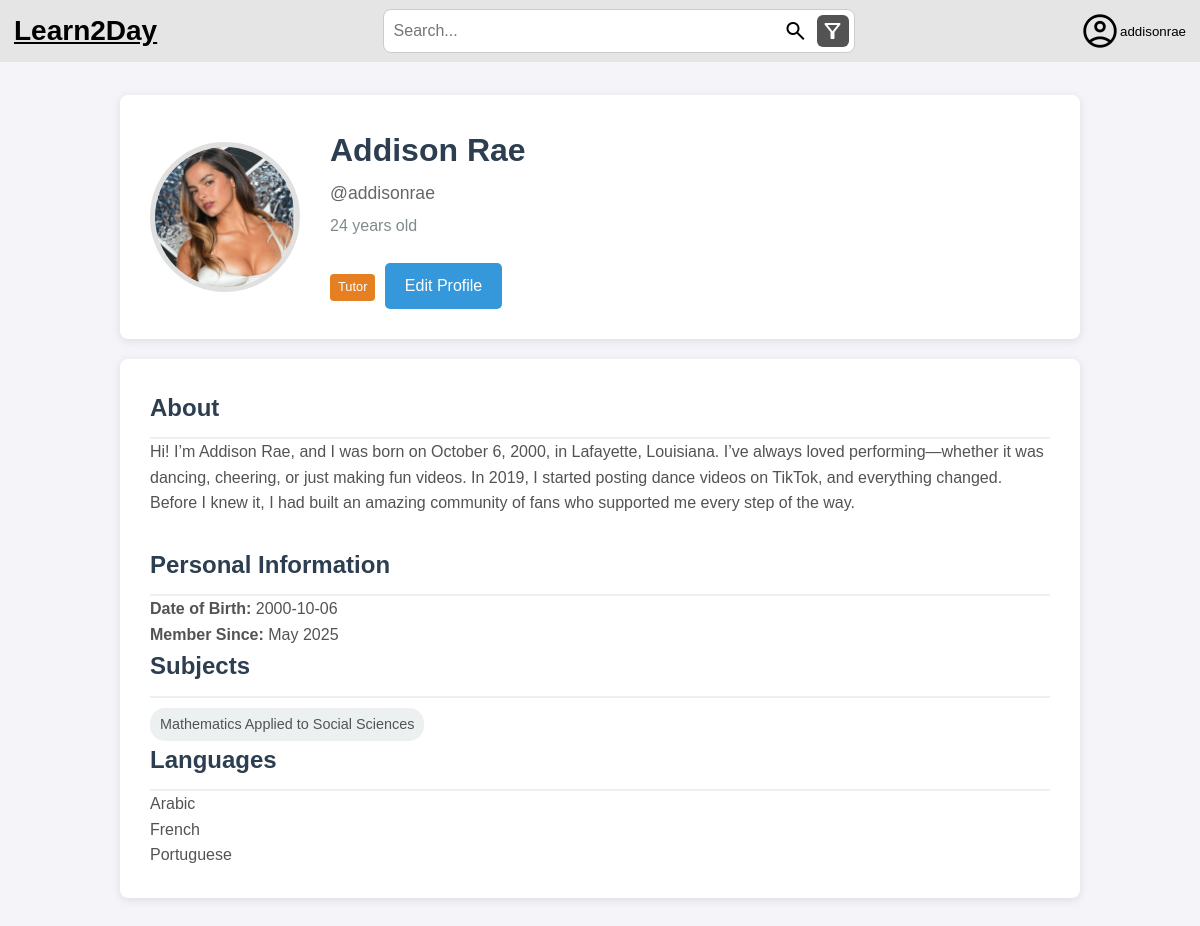
The app's page /profile.php (signed in) with its own data.
### tables this page shows
CREATE TABLE USERS(
    ID_USER INTEGER PRIMARY KEY AUTOINCREMENT,
    USERNAME VARCHAR(255) NOT NULL UNIQUE,
    PASSWORD VARCHAR(255) NOT NULL,
    EMAIL VARCHAR(255) NOT NULL UNIQUE,
    TYPE VARCHAR(255) NOT NULL CHECK (TYPE IN ('STUDENT', 'TUTOR', 'ADMIN'))
);

CREATE TABLE TUTOR(
    ID_TUTOR VARCHAR(255) NOT NULL,
    NAME VARCHAR(255) NOT NULL,
    DATE_OF_BIRTH DATE NOT NULL,
    PROFILE_IMAGE VARCHAR(255) NOT NULL,
    DESCRIPTION TEXT,
    PRIMARY KEY (ID_TUTOR),
    FOREIGN KEY (ID_TUTOR) REFERENCES USERS(USERNAME) ON DELETE CASCADE
);

CREATE TABLE TUTOR_SUBJECT(
    TUTOR VARCHAR(255) REFERENCES TUTOR(ID_TUTOR) ON DELETE CASCADE,
    SUBJECT VARCHAR(255) REFERENCES SUBJECT(DESIGNATION) ON DELETE CASCADE,
    PRIMARY KEY (TUTOR, SUBJECT)
);

### src/includes/session.php (called while the page is built, shortened)
<?php
require_once __DIR__ . '/../database/userclass.php';
class Session {
    private static ?Session $instance = null;
    public static function getInstance(): Session {
        if (self::$instance == null) {
            self::$instance = new Session();
        }
        return self::$instance;
    }
    public function getUser(): ?User {
        return isset($_SESSION["user"]) ? $_SESSION["user"] : null;
    }
    public function isLoggedIn(): bool {
        return isset($_SESSION["user"]);
    }
}
?>

### src/database/userclass.php (called while the page is built, shortened)
<?php
class User {
    public function __construct(int $id, string $username, string $email, string $type) {
        $this->username = $username;
        $this->type = $type;
    }
    public static function get_user_by_username(string $username): ?User {
        $db = Database::getInstance();
        $stmt = $db->prepare('SELECT * FROM USERS WHERE USERNAME = ?');
        $stmt->execute([$username]);
        if ($row = $stmt->fetch()) {
            return new User(
                (int)$row['ID_USER'],
                $row['USERNAME'],
                $row['EMAIL'],
                $row['TYPE']
            );
        }
        return null;
    }
}
?>

### src/database/tutorclass.php (called while the page is built, shortened)
<?php
require_once __DIR__ . '/userclass.php';
class Tutor {
    public function __construct(
        string $username,
        string $name,
        string $date_of_birth,
        string $profile_image,
        ?string $description
    ) {
        $this->name = $name;
        $this->date_of_birth = $date_of_birth;
        $this->profile_image = $profile_image;
        $this->description = $description;
    }
    public static function getByUsername(string $username): ?Tutor {
        $db = Database::getInstance();
        $stmt = $db->prepare('SELECT * FROM TUTOR WHERE ID_TUTOR = ?');
        $stmt->execute([$username]);
        if ($row = $stmt->fetch()) {
            return new Tutor(
                $username,
                $row['NAME'],
                $row['DATE_OF_BIRTH'],
                $row['PROFILE_IMAGE'],
                $row['DESCRIPTION'] ?? null
            );
        }
        return null;
    }
}
?>

### src/database/qualificationclass.php (called while the page is built, shortened)
<?php
require_once __DIR__ . '/tutorclass.php';
class Qualifications {
    public static function getTutorQualifications(string $tutorUsername): array {
        $db = Database::getInstance();
        $stmt = $db->prepare('SELECT SUBJECT FROM TUTOR_SUBJECT WHERE TUTOR = ?');
        $stmt->execute([$tutorUsername]);
        $subjects = $stmt->fetchAll();
        $stmt = $db->prepare('SELECT LANGUAGE FROM TUTOR_LANGUAGE WHERE TUTOR = ?');
        $stmt->execute([$tutorUsername]);
        $languages = $stmt->fetchAll(PDO::FETCH_COLUMN, 0);
        return [
            'subjects' => $subjects,
            'languages' => $languages
        ];
    }
}
?>

### src/profile.php (the view, shortened to what this page needs)
<?php
require_once __DIR__ . '/includes/session.php';
require_once __DIR__ . '/database/tutorclass.php';
require_once __DIR__ . '/database/userclass.php';
require_once __DIR__ . '/database/qualificationclass.php';
$session = Session::getInstance();
$profile_username = $_GET['id'] ?? $session->getUser()->username;
$user = User::get_user_by_username($profile_username);
$profile = null;
$profile_type = '';
if ($user->type === 'STUDENT') {
    $profile = Student::getByUsername($profile_username);
    $profile_type = 'Student';
} elseif ($user->type === 'TUTOR') {
    $profile = Tutor::getByUsername($profile_username);
    $profile_type = 'Tutor';
}
$age = null;
if (!empty($profile->date_of_birth)) {
    $dob = new DateTime($profile->date_of_birth);
    $now = new DateTime();
    $age = $dob->diff($now)->y;
}
$subjects = [];
$languages = [];
if ($user->type === 'TUTOR') {
    $qual = Qualifications::getTutorQualifications($profile_username);
    $subjects = $qual['subjects'] ?? [];
    $languages = $qual['languages'] ?? [];
} elseif ($user->type === 'STUDENT') {
    $qual = Qualifications::getStudentNeeds($profile_username);
    $subjects = $qual['subjects'] ?? [];
    $languages = $qual['languages'] ?? [];
}
?>
<!DOCTYPE html>
<html lang="en">
<head>
    <link rel="stylesheet" href="styles/profile.css">
    <link rel="stylesheet" href="styles/homepage.css">
</head>
<header class="header">
        <div class="site-name">
            <a href="/homepage.php" class="main-page">Learn2Day</a>
        </div>
        <div class="search-bar">
            <input type="text" placeholder="Search..." />
            <button class="search-button">
                <span class="material-symbols-outlined">search</span>
            </button>
            <button class="filter-button">
                <span class="material-symbols-outlined">filter_alt</span>
            </button>
        </div>
        <div class="access-profile">
            <?php if ($session->isLoggedIn()): ?>
                <?php $current_user = $session->getUser(); ?>
                <button id="profile-button">
                    <span class="material-symbols-outlined">account_circle</span>
                    <?= htmlspecialchars($current_user->username) ?>
                </button>
            <?php endif; ?>
        </div>
    </header>
<body>
    <div class="container">
        <div class="profile-header">
            <img src="/uploads/profiles/<?= htmlspecialchars($profile->profile_image) ?>"
                 alt="Profile Picture"
                 class="profile-picture"
                 onerror="this.src='/uploads/profiles/default.png'">
            <div class="profile-info">
                <h1><?= htmlspecialchars($profile->name) ?></h1>
                <p class="username">@<?= htmlspecialchars($user->username) ?></p>
                <?php if ($age): ?>
                    <p><?= $age ?> years old</p>
                <?php endif; ?>
                <span class="badge <?= $profile_type === 'Tutor' ? 'tutor-badge' : '' ?>">
                    <?= htmlspecialchars($profile_type) ?>
                </span>
                <?php if ($session->getUser()->username === $profile_username): ?>
                    <a href="/edit_profile.php" class="edit-profile-btn">Edit Profile</a>
                <?php endif; ?>
            </div>
        </div>
        <div class="profile-details">
            <div class="about-section">
                <h2 class="section-title">About</h2>
                <p><?= !empty($profile->description) ? nl2br(htmlspecialchars($profile->description)) : 'No description provided.' ?></p>
            </div>
            <div class="personal-info">
                <h2 class="section-title">Personal Information</h2>
                <p><strong>Date of Birth:</strong> <?= htmlspecialchars($profile->date_of_birth) ?></p>
                <p><strong>Member Since:</strong> <?= date('F Y', strtotime($user->created_at ?? 'now')) ?></p>
            </div>
            <?php if (!empty($subjects)): ?>
                <div class="skills-section">
                    <h2 class="section-title">Subjects</h2>
                    <div class="skills-list">
                        <?php foreach ($subjects as $subject): ?>
                            <div class="skill-item">
                                <?= htmlspecialchars($subject['SUBJECT']) ?>
                            </div>
                        <?php endforeach; ?>
                    </div>
                </div>
            <?php endif; ?>
            <?php if (!empty($languages)): ?>
                <div class="languages-section">
                    <h2 class="section-title">Languages</h2>
                    <div class="languages-list">
                        <?php foreach ($languages as $language): ?>
                            <div class="language-item">
                                <?= htmlspecialchars($language) ?>
                            </div>
                        <?php endforeach; ?>
                    </div>
                </div>
            <?php endif; ?>
        </div>
    </div>
</body>
</html>

### src/styles/profile.css (style rules this page uses)
body { font-family: 'Segoe UI', Tahoma, Geneva, Verdana, sans-serif; line-height: 1.6; margin: 0; padding: 0; background-color: #f5f5f5; color: #333; }
.container { max-width: 1000px; margin: 0 auto; padding: 20px; }
.profile-header { display: flex; align-items: center; background-color: white; border-radius: 8px; box-shadow: 0 2px 10px rgba(0,0,0,0.1); padding: 30px; margin-bottom: 20px; }
.profile-picture { width: 150px; height: 150px; border-radius: 50%; object-fit: cover; border: 5px solid #e0e0e0; margin-right: 30px; }
.profile-info h1 { margin: 0; color: #2c3e50; }
.profile-info p { margin: 5px 0; color: #7f8c8d; }
.badge { display: inline-block; background-color: #3498db; color: white; padding: 3px 8px; border-radius: 4px; font-size: 0.8em; margin-right: 5px; }
.tutor-badge { background-color: #e67e22; }
.profile-details { background-color: white; border-radius: 8px; box-shadow: 0 2px 10px rgba(0,0,0,0.1); padding: 30px; }
.section-title { color: #2c3e50; border-bottom: 2px solid #ecf0f1; padding-bottom: 10px; margin-top: 0; }
.about-section { margin-bottom: 30px; }
.edit-profile-btn { background-color: #3498db; color: white; border: none; padding: 10px 20px; border-radius: 5px; cursor: pointer; font-size: 1em; margin-top: 20px; text-decoration: none; display: inline-block; }
.skills-list, .degrees-list { display: flex; flex-wrap: wrap; gap: 10px; margin-top: 10px; }
.skill-item, .degree-item { background-color: #ecf0f1; padding: 5px 10px; border-radius: 15px; font-size: 0.9em; }
.profile-info .username { color: #666; font-size: 1.1rem; margin: 0.2rem 0; font-weight: normal; }

### src/styles/homepage.css (style rules this page uses)
* { margin: 0; padding: 0; box-sizing: border-box; }
header { background-color: #E5E5E5; display: flex; align-items: center; padding: 7px 10px; justify-content: space-between; position: fixed; top: 0; left: 0; right: 0; z-index: 1000; }
header button { cursor: pointer; }
.main-page { color: black; background: none; border: none; font-size: 28px; font-weight: bold; padding: 4px; }
.search-bar { display: flex; align-items: center; gap: 5px; background-color: white; padding: 5px; border: 1px solid #ccc; border-radius: 8px; width: 40%; }
.search-bar input { border: none; outline: none; font-size: 16px; width: 100%; padding: 5px; }
.search-button, .filter-button, .profile-button { background: none; border: none; display: flex; align-items: center; justify-content: center; padding: 4px; }
.filter-button { background: #535353; border: none; border-radius: 6px; }
.filter-button .material-symbols-outlined { color: white; }
#profile-button { background: none; border: none; cursor: pointer; display: flex; align-items: center; justify-content: center; padding: 4px; }
#profile-button .material-symbols-outlined { font-size: 40px; color: black; }
.material-symbols-outlined { font-size: 28px; color: #000000; }
body { font-family: Arial, sans-serif; line-height: 1.6; color: #535353; background-color: #f4f4f9; padding: 25px; padding-top: 75px; }
h1 { font-size: 2rem; color: #03254e; margin-bottom: 20px; }

### records on screen
users: USERNAME "addisonrae", TYPE "Tutor"
tutor: PROFILE_IMAGE (picture), NAME "Addison Rae", DATE_OF_BIRTH "24", DESCRIPTION "Hi! I’m Addison Rae, and I was born on October 6, 2000, in Lafayette, Louisiana. I’ve always loved performing—whether it was dancing, cheering, or just making fun videos. In 2019, I started posting dance videos on TikTok, and everything changed. Before I knew it, I had built an amazing community of fans who supported me every step of the way.", DATE_OF_BIRTH "2000-10-06"
tutor_subject: SUBJECT "Mathematics Applied to Social Sciences"

### other values on screen
date('F Y', strtotime($user->created_at ?? 'now')) "May 2025"
$language "Arabic"
$language "French"
$language "Portuguese"
